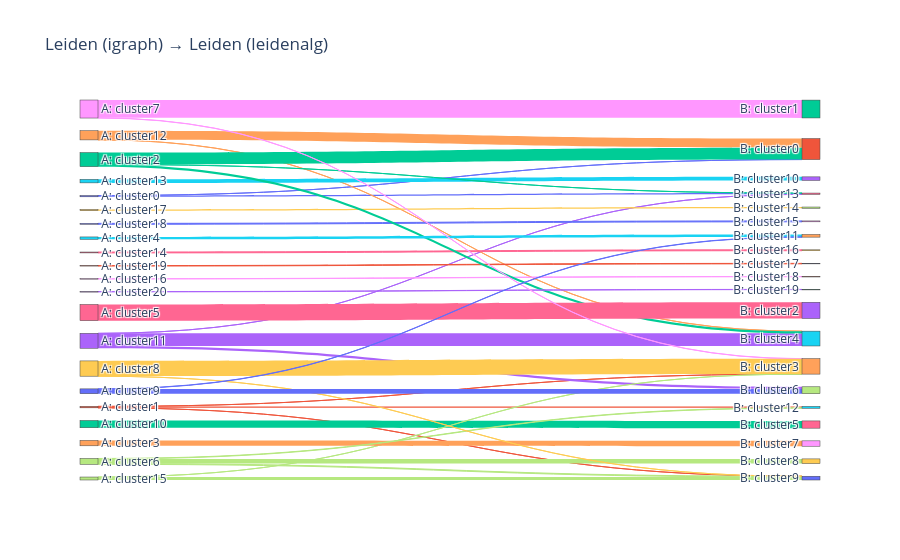

Notebook code cell kept with this figure:
### Code cell
fig = sankey_two_clusterings(
    adata_scanpy.obs["leiden_igraph"], adata_scanpy.obs["leiden_leidenalg"],
    title="Leiden (igraph) → Leiden (leidenalg)"
)
fig.show()

### Figure 1 — Plotly figure (JSON) as saved in the notebook; plotly's stock layout.template omitted (floating-point values rounded to 4 significant figures)
{"data": [{"link": {"color": ["#636EFA", "#636EFA", "#EF553B", "#EF553B", "#EF553B", "#00CC96", "#AB63FA", "#AB63FA", "#AB63FA", "#FFA15A", "#FFA15A", "#19D3F3", "#FF6692", "#B6E880", "#B6E880", "#FF97FF", "#FECB52", "#636EFA", "#EF553B", "#00CC96", "#00CC96", "#00CC96", "#AB63FA", "#FFA15A", "#19D3F3", "#FF6692", "#B6E880", "#B6E880", "#B6E880", "#FF97FF", "#FF97FF", "#FECB52", "#FECB52", "#636EFA", "#636EFA"], "source": [0, 0, 1, 1, 1, 2, 3, 3, 3, 4, 4, 5, 6, 7, 7, 8, 9, 10, 11, 12, 12, 12, 13, 14, 15, 16, 17, 17, 17, 18, 18, 19, 19, 20, 20], "target": [21, 26, 25, 34, 40, 36, 26, 35, 37, 21, 35, 23, 29, 34, 40, 31, 27, 28, 30, 21, 26, 35, 32, 38, 24, 33, 25, 39, 40, 22, 34, 34, 40, 24, 37], "value": [1, 97, 111, 1, 1, 566, 1, 979, 182, 712, 5, 276, 69, 1, 231, 20, 96, 70, 35, 924, 3, 173, 16, 420, 189, 1263, 34, 365, 60, 1393, 14, 1191, 1, 19, 359]}, "node": {"color": ["#636EFA", "#EF553B", "#00CC96", "#AB63FA", "#FFA15A", "#19D3F3", "#FF6692", "#B6E880", "#FF97FF", "#FECB52", "#636EFA", "#EF553B", "#00CC96", "#AB63FA", "#FFA15A", "#19D3F3", "#FF6692", "#B6E880", "#FF97FF", "#FECB52", "#636EFA", "#EF553B", "#00CC96", "#AB63FA", "#FFA15A", "#19D3F3", "#FF6692", "#B6E880", "#FF97FF", "#FECB52", "#636EFA", "#EF553B", "#00CC96", "#AB63FA", "#FFA15A", "#19D3F3", "#FF6692", "#B6E880", "#FF97FF", "#FECB52", "#636EFA"], "label": ["A: cluster0", "A: cluster1", "A: cluster10", "A: cluster11", "A: cluster12", "A: cluster13", "A: cluster14", "A: cluster15", "A: cluster16", "A: cluster17", "A: cluster18", "A: cluster19", "A: cluster2", "A: cluster20", "A: cluster3", "A: cluster4", "A: cluster5", "A: cluster6", "A: cluster7", "A: cluster8", "A: cluster9", "B: cluster0", "B: cluster1", "B: cluster10", "B: cluster11", "B: cluster12", "B: cluster13", "B: cluster14", "B: cluster15", "B: cluster16", "B: cluster17", "B: cluster18", "B: cluster19", "B: cluster2", "B: cluster3", "B: cluster4", "B: cluster5", "B: cluster6", "B: cluster7", "B: cluster8", "B: cluster9"], "pad": 15, "thickness": 18}, "type": "sankey"}], "layout": {"font": {"size": 12}, "title": {"text": "Leiden (igraph) → Leiden (leidenalg)"}}}
